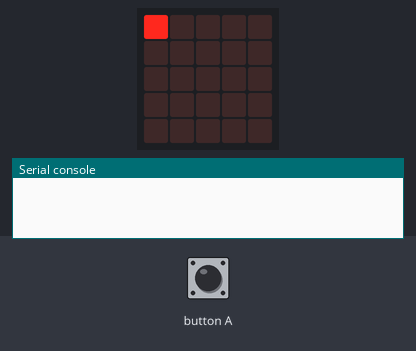
Bench run of a program on a simulated BBC micro:bit running MicroPython. Parts: the board's 5×5 LED display, the last lines printed to the serial console. The inputs (shaded band) are chosen by the test bench.

Above: at 1.2 s.
1.3 s: button A pressed for 0.15 s
At 2.1 s:
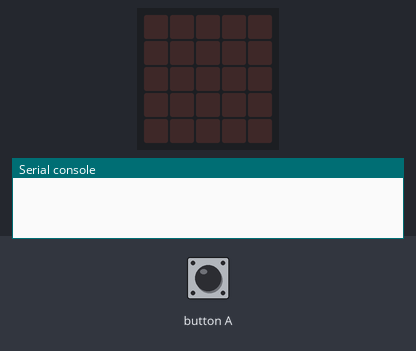
At 7.4 s:
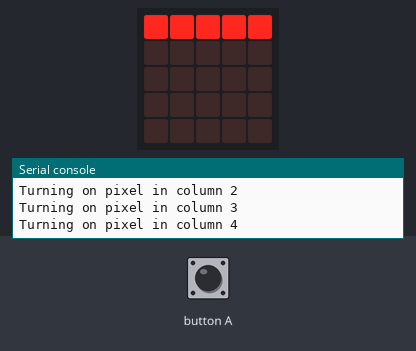
Timing chart, 0 to 8.9 s (numbered marks = the images above; inputs shaded):
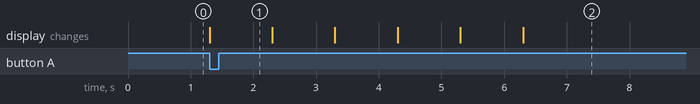

Measured:
- after the input at 1.3 s, the display: changes at once (image 1)

The program:

python_basics.py
```python
# <-- This is a comment.
#     Anything written after a # is ignored by the computer.
#     Things writen in comments can help the person reading
#     the code to understand it, so comments are generally a
#     a good thing to have in your code.

# This import statement is needed to accesss all the functions
# in the microbit module. In python, modules are a way of grouping
# related functions and other code under a single name. Here the *
# character is a "wildcard" meaning import everything within the
# microbit module into our program.
from microbit import *

# After our import statemet, we are able to now call fcuntions such
# as display.set_pixel(1, 1, 9) to turn on an LED on the microbit.
# Here, we are calling the function display.set_pixel arguments
# "0, 1, 9". The first argument 0 indicates column 0 on the mirobit,
# 1 is row 1, and 9 is the brightness.
display.set_pixel(0, 0, 9)

# This is a while loop. Because we say while True:, this means run the
# block of indented code below forever until a break statement is
# called.
while True:
    # Here, we call three statements if button a (the left button) is
    # pressed.
    if button_a.get_presses() > 0:
        # Set led at position 0, 0 to brightness 0 (turn if off)
        display.set_pixel(0, 0, 0)
        # Do nothing for 1000 milliseconds
        sleep(1000)
        # Break out of the while loop
        break

# This is a for loop. Notice how it ends is a : character. Every line
# that is indented after the for line is part of a block of code that runs
# for each iteration of the for statement.
for x in [0, 1, 2, 3, 4]:
    y = 0
    # Light up pixel in grid position indicated at brightness level 9
    display.set_pixel(x, y, 9)
    # Here we print to the repl window (click the "Repl" button in mu)
    print('Turning on pixel in column {X}'.format(X=x))
    # Do nothing for 1000 milliseconds (1 second)
    sleep(1000)
```
